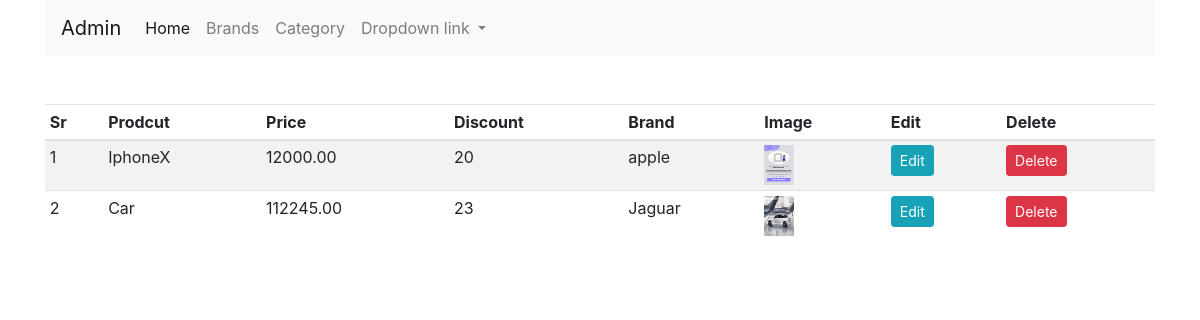
Page /admin (signed in) on the earlier database version.
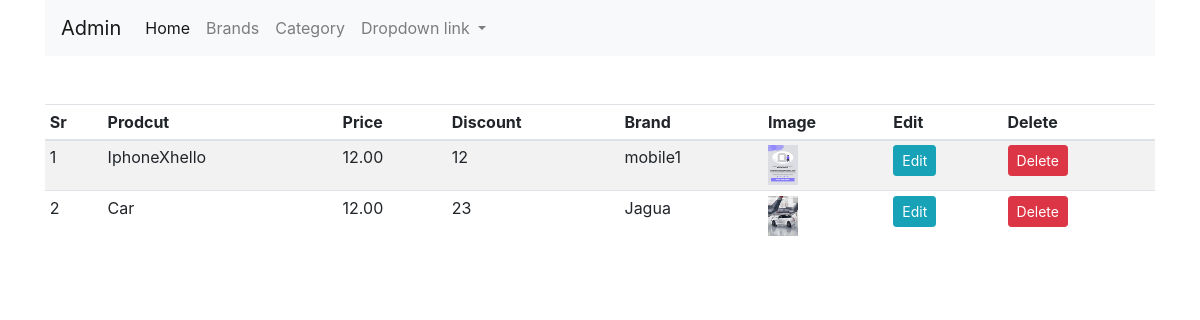
Same page on the later database version.
### shop/products/models.py (models this page shows)
class Addproduct(db.Model):
    id=db.Column(db.Integer,primary_key=True)
    name=db.Column(db.String(80), nullable=False)
    price=db.Column(db.Numeric(10,2),nullable=False)
    discount=db.Column(db.Integer,default=0)
    stock=db.Column(db.Integer,nullable=False)
    colors=db.Column(db.Text,nullable=False)
    desc=db.Column(db.Text,nullable=False)
    pub_date=db.Column(db.DateTime,nullable=False,default=datetime.utcnow)
    brand_id = db.Column(db.Integer, db.ForeignKey('brand.id'),nullable=False)
    brand=db.relationship('Brand',backref=db.backref('brands',lazy=True))
    category_id = db.Column(db.Integer, db.ForeignKey('category.id'),nullable=False)
    category=db.relationship('Category',backref=db.backref('posts',lazy=True))
    image_1=db.Column(db.String(150),nullable=False,default='image.jpg')
    image_2=db.Column(db.String(150),nullable=False,default='image.jpg')
    image_3=db.Column(db.String(150),nullable=False,default='image.jpg')

class Brand(db.Model):
    id=db.Column(db.Integer,primary_key=True)
    name = db.Column(db.String(30),nullable=False,unique=True)

### shop/admin/routes.py (the view)
@app.route('/admin')
def admin():
    if 'email' not in session:
        flash('Please first login', 'danger')
        return redirect(url_for('login'))
    products=Addproduct.query.all()
    return render_template('admin/index.html', title='Admin Page' ,products=products)

### shop/templates/admin/index.html (shortened to what this page needs)
{% extends 'layout.html' %}
{% block content %}
<div class="container">
    <nav class="navbar navbar-expand-lg navbar-light bg-light">
        <a class="navbar-brand" href="#">Admin</a>
        <div class="collapse navbar-collapse" id="navbarNavDropdown">
          <ul class="navbar-nav">
            <li class="nav-item active">
              <a class="nav-link" href="#">Home <span class="sr-only">(current)</span></a>
            </li>
            <li class="nav-item">
                <a class="nav-link" href="/brand">Brands</a>
              </li>
              <li class="nav-item">
                <a class="nav-link" href="/category">Category</a>
              </li>
            <li class="nav-item dropdown">
              <a class="nav-link dropdown-toggle" href="#" role="button" data-toggle="dropdown" aria-expanded="false">
                Dropdown link
              </a>
            </li>
          </ul>
        </div>
      </nav>
</div>
<div class="container mt-5">
    <table class="table table-sm  table-striped">
        <thead>
            <th>Sr</th>
            <th>Prodcut</th>
            <th>Price</th>
            <th>Discount</th>
            <th>Brand</th>
            <th>Image</th>
            <th>Edit</th>
            <th>Delete</th>
        </thead>
        <tbody>
            {% for product in products %}
            <tr>
                <td>{{loop.index}}</td>
                <td>{{product.name}}</td>
                <td>{{product.price}}</td>
                <td>{{product.discount}}</td>
                <td>{{product.brand.name}}</td>
                <td><img src="{{url_for('static',filename='images/'+product.image_1)}}" alt="" width="30" height="40"></td>
                <td> <a href="{{url_for('updateproduct',id=product.id)}}" class="btn btn-info btn-sm" >Edit</a></td>
                <td> <a href="" class="btn btn-danger btn-sm">Delete</a></td>
            </tr>
            {% endfor %}
        </tbody>
    </table>
</div>
{% endblock content %}

### shop/templates/layout.html (shortened to what this page needs)
<!doctype html>
<html lang="en">
  <head>
    <link rel="stylesheet" href="{{ url_for('static',filename='css/bootstrap.min.css')}}">
  </head>
  <body>
    {% block content %}
    {% endblock content %}
  </body>
</html>

Differences in the rows shown:
changed Addproduct: name "IphoneX" → "IphoneXhello"; price "12000.00" → "12.00"; discount "20" → "12"; brand.name "apple" → "mobile1"
changed Addproduct "Car": price "112245.00" → "12.00"; brand.name "Jaguar" → "Jagua"
